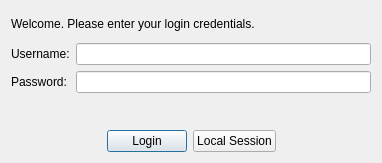
<?xml version="1.0" encoding="UTF-8"?>
<ui version="4.0">
 <class>LoginWindow</class>
 <widget class="QDialog" name="LoginWindow">
  <property name="geometry">
   <rect>
    <x>0</x>
    <y>0</y>
    <width>382</width>
    <height>163</height>
   </rect>
  </property>
  <property name="windowTitle">
   <string>paramsynth Login</string>
  </property>
  <layout class="QVBoxLayout" name="verticalLayout">
   <item>
    <layout class="QHBoxLayout" name="horizontalLayout">
     <item>
      <widget class="QLabel" name="loginText">
       <property name="text">
        <string>Welcome. Please enter your login credentials.</string>
       </property>
      </widget>
     </item>
     <item>
      <spacer name="horizontalSpacer">
       <property name="orientation">
        <enum>Qt::Horizontal</enum>
       </property>
       <property name="sizeHint" stdset="0">
        <size>
         <width>40</width>
         <height>20</height>
        </size>
       </property>
      </spacer>
     </item>
     <item>
      <widget class="QLabel" name="label">
       <property name="text">
        <string/>
       </property>
       <property name="pixmap">
        <pixmap>Space-Plant-icon.png</pixmap>
       </property>
      </widget>
     </item>
    </layout>
   </item>
   <item>
    <layout class="QGridLayout" name="gridLayout">
     <item row="1" column="1">
      <widget class="QLineEdit" name="passwordEdit">
       <property name="text">
        <string/>
       </property>
      </widget>
     </item>
     <item row="0" column="1">
      <widget class="QLineEdit" name="usernameEdit">
       <property name="text">
        <string/>
       </property>
      </widget>
     </item>
     <item row="0" column="0">
      <widget class="QLabel" name="usernameLabel">
       <property name="text">
        <string>Username:</string>
       </property>
      </widget>
     </item>
     <item row="1" column="0">
      <widget class="QLabel" name="passwordLabel">
       <property name="text">
        <string>Password:</string>
       </property>
      </widget>
     </item>
    </layout>
   </item>
   <item>
    <widget class="QLabel" name="statusLabel">
     <property name="text">
      <string/>
     </property>
    </widget>
   </item>
   <item>
    <layout class="QHBoxLayout" name="horizontalLayout_2">
     <item>
      <spacer name="horizontalSpacer_3">
       <property name="orientation">
        <enum>Qt::Horizontal</enum>
       </property>
       <property name="sizeHint" stdset="0">
        <size>
         <width>40</width>
         <height>20</height>
        </size>
       </property>
      </spacer>
     </item>
     <item>
      <widget class="QPushButton" name="loginButton">
       <property name="maximumSize">
        <size>
         <width>100</width>
         <height>16777215</height>
        </size>
       </property>
       <property name="text">
        <string>Login</string>
       </property>
      </widget>
     </item>
     <item alignment="Qt::AlignHCenter">
      <widget class="QPushButton" name="localButton">
       <property name="text">
        <string>Local Session</string>
       </property>
      </widget>
     </item>
     <item>
      <spacer name="horizontalSpacer_2">
       <property name="orientation">
        <enum>Qt::Horizontal</enum>
       </property>
       <property name="sizeHint" stdset="0">
        <size>
         <width>40</width>
         <height>20</height>
        </size>
       </property>
      </spacer>
     </item>
    </layout>
   </item>
  </layout>
 </widget>
 <layoutdefault spacing="6" margin="11"/>
 <resources/>
 <connections/>
</ui>
